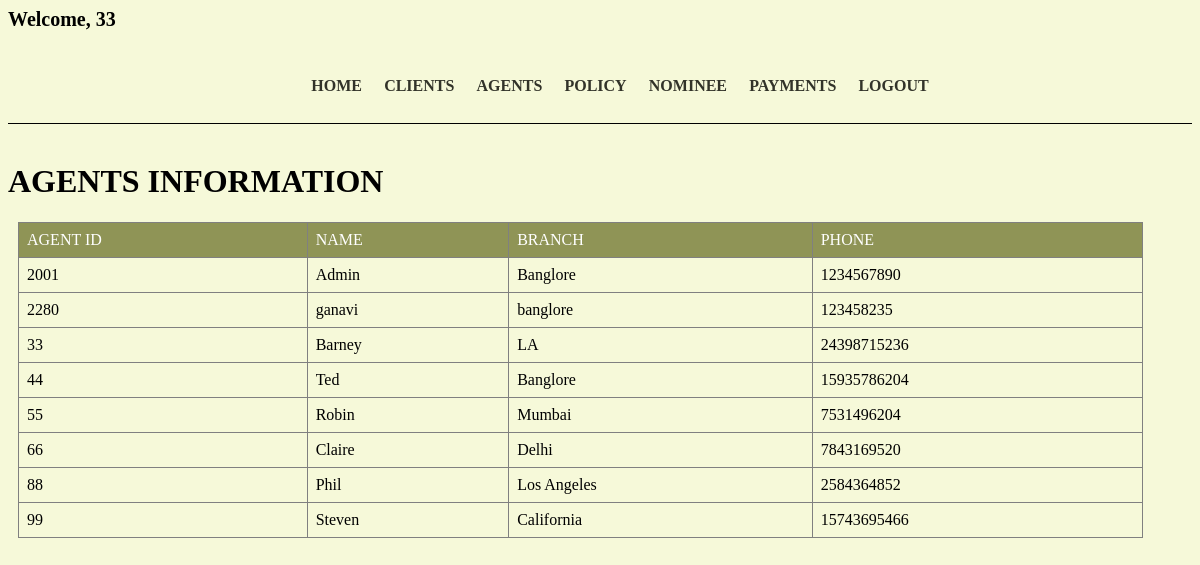
Screenshot of /lims/agent.php (signed in) with the database file from the repository.
### tables this page shows
CREATE TABLE `agent` (
  `agent_id` varchar(50) NOT NULL,
  `agent_password` varchar(30) NOT NULL,
  `name` varchar(50) NOT NULL,
  `branch` varchar(50) NOT NULL,
  `phone` varchar(50) NOT NULL
);

### lims/agent.php (the view, shortened to what this page needs)
<!DOCTYPE html>
<html>
<head>
</head>
<body>
    <?php include 'header.php';
    include 'connection.php';
    ?>
    <h1 class="heading">Agents Information
    </h1>
    <?php
    $sql = "SELECT agent_id,agent_password,name,branch,phone FROM agent";
    $result = mysqli_query($conn, $sql);
    echo "<table class=\"table\">\n";
    echo "  <tr>\n";
    echo "    <th>AGENT ID</th>\n";
    echo "    <th>NAME</th>\n";
    echo "    <th>BRANCH</th>\n";
    echo "    <th>PHONE</th>\n";
    echo "  </tr>";
    if ($result->num_rows > 0) {
        while ($row = $result->fetch_assoc()) {
            echo "<tr>\n";
            echo "    <td>" . $row["agent_id"] . "</td>\n";
            echo "    <td>" . $row["name"] . "</td>\n";
            echo "    <td>" . $row["branch"] . "</td>\n";
            echo "    <td>" . $row["phone"] . "</td>\n";
        }
        echo "</table>\n";
    }
    ?>
</body>
</html>

### lims/header.php (shortened to what this page needs)
<div class="welcome">
    <?php
    if (!isset($_SESSION["username"])) {
        header("Location: index.php");
    } else {
        echo "Welcome,  " . $_SESSION["username"];
    }
    ?>
    <br />
</div>
<body style="background-color: #f6f9d9; font-family: Georgia;">
    <div class="menu">
        <br>
        <div class="nav">
            <ul>
                <li>
                    <a href="home.php" class="header">HOME</a>
                </li>
                <li>
                    <a href="client.php">CLIENTS</a>
                </li>
                <li>
                    <a href="agent.php">AGENTS</a>
                </li>
                <li>
                    <a href="policy.php">POLICY</a>
                </li>
                <li>
                    <a href="nominee.php"></i>NOMINEE</a>
                </li>
                <li>
                    <a href="payment.php">PAYMENTS</a>
                </li>
                <li>
                    <a href="<?php echo "logout.php" ?>" class="logout" title="Logout">LOGOUT</a>
                </li>
            </ul>
        </div>
    </div>
    <br>

### lims/agent.php (style rules this page uses)
.heading { font-weight: 800; text-transform: uppercase; }
table { border-collapse: collapse; width: 95%; margin: 10px; font-size: 100%; }
td, th { border: 1px solid grey; text-align: left; padding: 8px; text-decoration: none; }
th { background-color: #8f9456; color: white; font-weight: lighter; }
a { text-decoration: none; }

### lims/header.php (style rules this page uses)
.nav { padding: 1%; width: 80%; margin: 0 auto; }
.welcome { font-weight: bold; font-family: Georgia; font-size: 20px; }
.menu { text-align: center; border-bottom: 1px solid black; }
.menu ul { list-style-type: none; }
.menu ul li { display: inline; padding: 1%; }
.menu ul li a { text-decoration: none; font-weight: bold; color: #323329; }

### rows the page displays
agent: agent_id "2001", name "Admin", branch "Banglore", phone "1234567890"
agent: agent_id "2280", name "ganavi", branch "banglore", phone "123458235"
agent: agent_id "33", name "Barney", branch "LA", phone "24398715236"
agent: agent_id "44", name "Ted", branch "Banglore", phone "15935786204"
agent: agent_id "55", name "Robin", branch "Mumbai", phone "7531496204"
agent: agent_id "66", name "Claire", branch "Delhi", phone "7843169520"
agent: agent_id "88", name "Phil", branch "Los Angeles", phone "2584364852"
agent: agent_id "99", name "Steven", branch "California", phone "15743695466"

### other values shown
$_SESSION["username"] "33"
